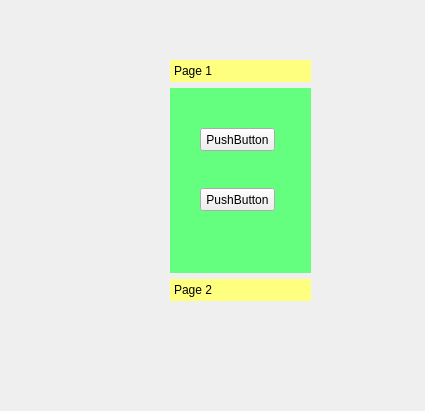
<?xml version="1.0" encoding="UTF-8"?>
<ui version="4.0">
 <class>Form</class>
 <widget class="QWidget" name="Form">
  <property name="geometry">
   <rect>
    <x>0</x>
    <y>0</y>
    <width>425</width>
    <height>411</height>
   </rect>
  </property>
  <property name="windowTitle">
   <string>Form</string>
  </property>
  <widget class="QToolBox" name="toolBox">
   <property name="geometry">
    <rect>
     <x>170</x>
     <y>60</y>
     <width>141</width>
     <height>241</height>
    </rect>
   </property>
   <property name="styleSheet">
    <string notr="true">::tab
{
	background-color: rgb(255, 255, 127);
}
QWidget#page1,QWidget#page2
{
	background-color: rgb(100, 255, 127);
}
</string>
   </property>
   <property name="currentIndex">
    <number>0</number>
   </property>
   <widget class="QWidget" name="page1">
    <property name="geometry">
     <rect>
      <x>0</x>
      <y>0</y>
      <width>141</width>
      <height>189</height>
     </rect>
    </property>
    <attribute name="label">
     <string>Page 1</string>
    </attribute>
    <widget class="QPushButton" name="pushButton">
     <property name="geometry">
      <rect>
       <x>30</x>
       <y>40</y>
       <width>75</width>
       <height>23</height>
      </rect>
     </property>
     <property name="text">
      <string>PushButton</string>
     </property>
    </widget>
    <widget class="QPushButton" name="pushButton_2">
     <property name="geometry">
      <rect>
       <x>30</x>
       <y>100</y>
       <width>75</width>
       <height>23</height>
      </rect>
     </property>
     <property name="text">
      <string>PushButton</string>
     </property>
    </widget>
   </widget>
   <widget class="QWidget" name="page2">
    <property name="geometry">
     <rect>
      <x>0</x>
      <y>0</y>
      <width>141</width>
      <height>189</height>
     </rect>
    </property>
    <attribute name="label">
     <string>Page 2</string>
    </attribute>
    <widget class="QRadioButton" name="radioButton">
     <property name="geometry">
      <rect>
       <x>20</x>
       <y>30</y>
       <width>89</width>
       <height>16</height>
      </rect>
     </property>
     <property name="text">
      <string>RadioButton</string>
     </property>
    </widget>
    <widget class="QRadioButton" name="radioButton_2">
     <property name="geometry">
      <rect>
       <x>20</x>
       <y>90</y>
       <width>89</width>
       <height>16</height>
      </rect>
     </property>
     <property name="text">
      <string>RadioButton</string>
     </property>
    </widget>
   </widget>
  </widget>
 </widget>
 <resources/>
 <connections/>
</ui>
